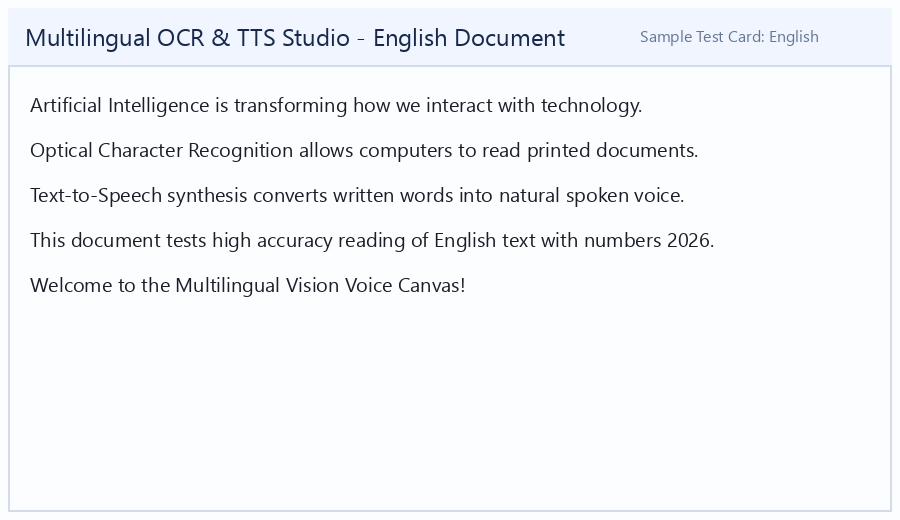
#> input picture sample_images/sample_english.png, 900 x 520 px
$ python -i preprocessing.py   (imports and definitions only)   (older library calls are emulated)
#> lines starting #> are read from the running program, lines starting #| are printed output that depends on the picture; after the words box and inside, x2 and y2 are one past the last pixel; in counts of white or black regions, pixels touching at a corner belong together
"""
Image Preprocessing Pipeline for Multilingual OCR.
Applies grayscale conversion, denoising, CLAHE contrast enhancement,
adaptive thresholding, and validation specifically tuned for Indic and Latin scripts.
"""

import cv2
import numpy as np
from PIL import Image

def load_as_cv2_image(image_source):
    """
    Safely convert various image sources (PIL.Image, bytes, numpy array, path)
    into a valid OpenCV BGR numpy array.
    """
    if isinstance(image_source, Image.Image):
        # Convert PIL to OpenCV BGR
        rgb = np.array(image_source.convert("RGB"))
        return cv2.cvtColor(rgb, cv2.COLOR_RGB2BGR)
    elif isinstance(image_source, bytes):
        nparr = np.frombuffer(image_source, np.uint8)
        img = cv2.imdecode(nparr, cv2.IMREAD_COLOR)
        return img
    elif isinstance(image_source, np.ndarray):
        if len(image_source.shape) == 2:
            return cv2.cvtColor(image_source, cv2.COLOR_GRAY2BGR)
        elif image_source.shape[2] == 4:
            return cv2.cvtColor(image_source, cv2.COLOR_RGBA2BGR)
        return image_source
    elif isinstance(image_source, str):
        return cv2.imread(image_source)
    else:
        raise ValueError(f"Unsupported image input type: {type(image_source)}")

def check_image_health(img_bgr):
    """
    Checks if an image is blank, solid color, corrupt, or has too little variance for OCR.
    Returns: (is_healthy: bool, message: str, metrics: dict)
    """
    if img_bgr is None or img_bgr.size == 0:
        return False, "Image could not be loaded or is empty.", {}

    h, w = img_bgr.shape[:2]
    if h < 20 or w < 20:
        return False, f"Image dimensions ({w}x{h}) are too small for OCR processing.", {}

    gray = cv2.cvtColor(img_bgr, cv2.COLOR_BGR2GRAY)
    std_dev = float(np.std(gray))
    laplacian_var = float(cv2.Laplacian(gray, cv2.CV_64F).var())

    metrics = {
        "width": w,
        "height": h,
        "std_dev": round(std_dev, 2),
        "sharpness_var": round(laplacian_var, 2)
    }

    # Extremely low std deviation indicates a blank/solid canvas
    if std_dev < 4.0:
        return False, "The image appears to be blank or a single solid color with no readable content.", metrics

    # Extremely low sharpness combined with low std deviation indicates washed out / unreadable image
    if std_dev < 8.0 and laplacian_var < 5.0:
        return False, "The image lacks sufficient contrast and sharpness to detect any characters.", metrics

    return True, "Image passed health checks.", metrics

def deskew_image(gray_img):
    """
    Detects slight skew in text documents and straightens the image.
    Uses contour bounding box analysis.
    """
    try:
        # Invert colors so text is white
        thresh = cv2.threshold(gray_img, 0, 255, cv2.THRESH_BINARY_INV + cv2.THRESH_OTSU)[1]
        coords = np.column_stack(np.where(thresh > 0))
        if len(coords) < 100:
            return gray_img, 0.0

        angle = cv2.minAreaRect(coords)[-1]
        if angle < -45:
            angle = -(90 + angle)
        else:
            angle = -angle

        # Only deskew if skew is noticeable but not 90-degree rotated
        if abs(angle) > 0.5 and abs(angle) < 25.0:
            (h, w) = gray_img.shape[:2]
            center = (w // 2, h // 2)
            M = cv2.getRotationMatrix2D(center, angle, 1.0)
            rotated = cv2.warpAffine(
                gray_img, M, (w, h),
                flags=cv2.INTER_CUBIC,
                borderMode=cv2.BORDER_REPLICATE
            )
            return rotated, round(angle, 2)
    except Exception:
        pass
    return gray_img, 0.0

def preprocess_for_ocr(
    image_source,
    mode="Adaptive Gaussian Thresholding (Recommended for Indic)",
    denoise_strength=5,
    auto_deskew=True
):
    """
    Full preprocessing pipeline:
    1. Validation / blank image check
    2. Conversion to grayscale
    3. Noise removal using Bilateral Filtering (preserves thin Indic strokes)
    4. CLAHE contrast enhancement
    5. Adaptive or Otsu thresholding
    6. Optional deskew
    """
    img_bgr = load_as_cv2_image(image_source)
    is_healthy, health_msg, metrics = check_image_health(img_bgr)
    if not is_healthy:
        raise ValueError(health_msg)

    # Grayscale
    gray = cv2.cvtColor(img_bgr, cv2.COLOR_BGR2GRAY)

    # Deskew if requested
    detected_skew = 0.0
    if auto_deskew:
        gray, detected_skew = deskew_image(gray)
    metrics["skew_angle"] = detected_skew

    # Denoising
    # Bilateral filter is preferred over Gaussian blur because it smoothens noise
    # while preserving glyph boundaries (crucial for Indic vowels, matras, and dots)
    d = max(3, int(denoise_strength * 2 - 1))
    denoised = cv2.bilateralFilter(gray, d=d, sigmaColor=50, sigmaSpace=50)

    # Contrast enhancement using CLAHE
    clahe = cv2.createCLAHE(clipLimit=2.0, tileGridSize=(8, 8))
    contrast_enhanced = clahe.apply(denoised)

    # Thresholding branch
    if "Adaptive Gaussian" in mode:
        # Adaptive Gaussian thresholding works remarkably well on non-uniform lighting
        processed = cv2.adaptiveThreshold(
            contrast_enhanced,
            255,
            cv2.ADAPTIVE_THRESH_GAUSSIAN_C,
            cv2.THRESH_BINARY,
            blockSize=21,
            C=11
        )
    elif "Otsu" in mode:
        _, processed = cv2.threshold(
            contrast_enhanced,
            0,
            255,
            cv2.THRESH_BINARY + cv2.THRESH_OTSU
        )
    elif "CLAHE Contrast Stretching" in mode:
        processed = contrast_enhanced
    else:
        # Pure Grayscale
        processed = denoised

    # Convert back to PIL Image for Streamlit display
    pil_preview = Image.fromarray(processed)

    return processed, pil_preview, metrics

>>> import cv2
>>> picture = cv2.imread('sample_images/sample_english.png')
#> picture is the input picture: shape (520, 900, 3); mean B, G, R 249.1, 245.8, 244.1
>>> result = preprocess_for_ocr(picture)
#> in check_image_health, `std_dev = float(np.std(gray))`: std_dev = 32.08
#> in check_image_health, `laplacian_var = float(cv2.Laplacian(gray, cv2.CV_64F).var())`: laplacian_var = 3494.8
#> in check_image_health, `metrics = { "width": w, "height": h, "std_dev": round(std_dev, 2), "sh..`: metrics = {'width': 900, 'height': 520, 'std_dev': 32.08, 'sharpness_var': 3494.8}
#> in preprocess_for_ocr, `is_healthy, health_msg, metrics = check_image_health(img_bgr)`: is_healthy = True; health_msg = 'Image passed health checks.'
#> in deskew_image, `thresh = cv2.threshold(gray_img, 0, 255, cv2.THRESH_BINARY_INV + cv2.T..`:
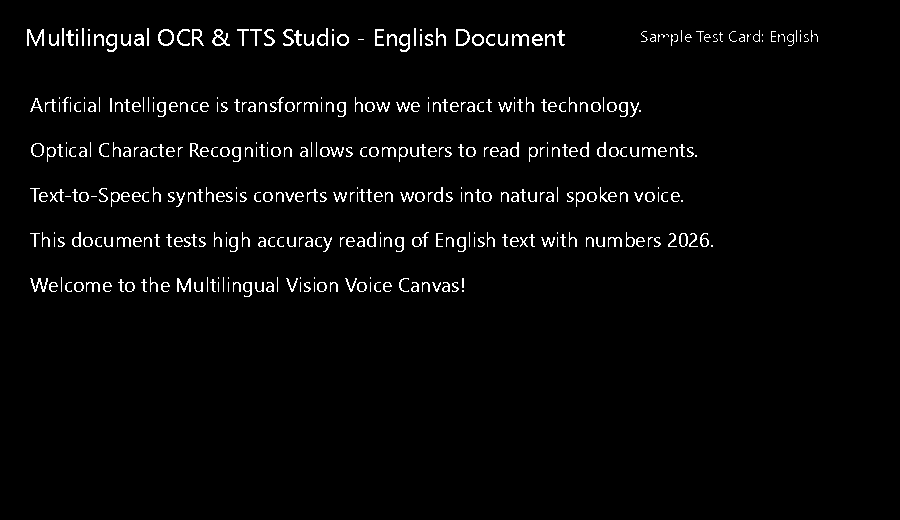
#> thresh: shape (520, 900); 2.9% white in thin lines or dots, all inside (x1, y1, x2, y2) = (27, 28, 818, 297)
#> in deskew_image, `coords = np.column_stack(np.where(thresh > 0))`: coords = 13423 pairs, first value 28 to 296, second value 27 to 817
#> in deskew_image, `angle = cv2.minAreaRect(coords)[-1]`: angle = -90
#> in deskew_image, `angle = -(90 + angle)`: angle = 0
#> in preprocess_for_ocr, `contrast_enhanced = clahe.apply(denoised)`:
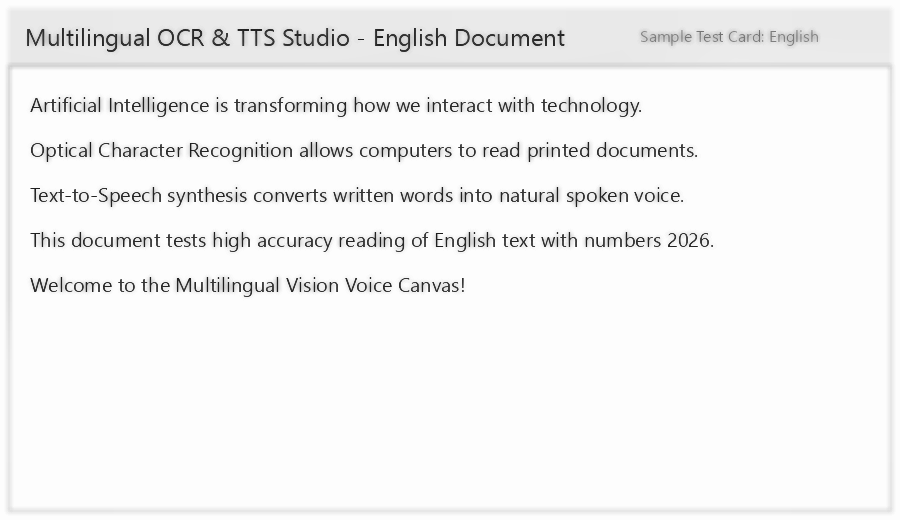
#> contrast_enhanced: shape (520, 900); min 26, max 253, mean 243.6
#> in preprocess_for_ocr, `processed = cv2.adaptiveThreshold( contrast_enhanced, 255, cv2.ADAPTIV..`:
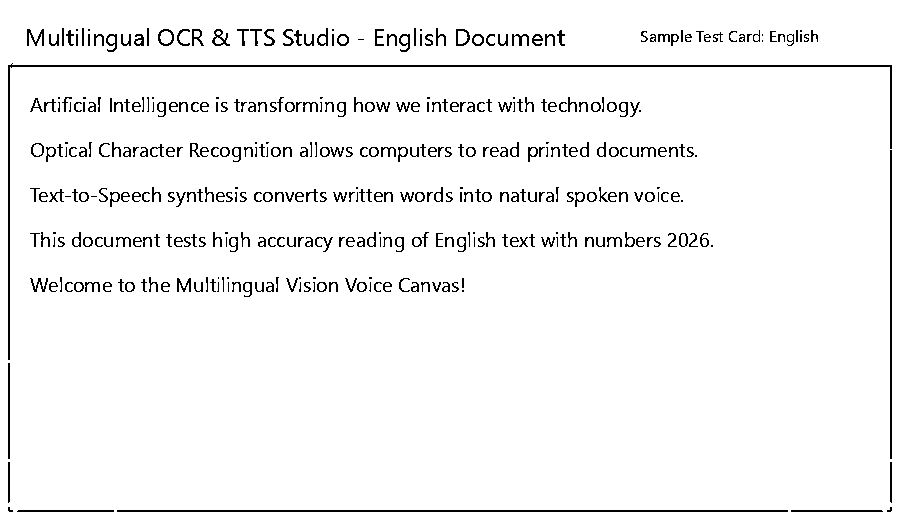
#> processed: shape (520, 900); 95.7% white; black in thin lines or dots

$ run again, on sample_images/sample_hindi.png
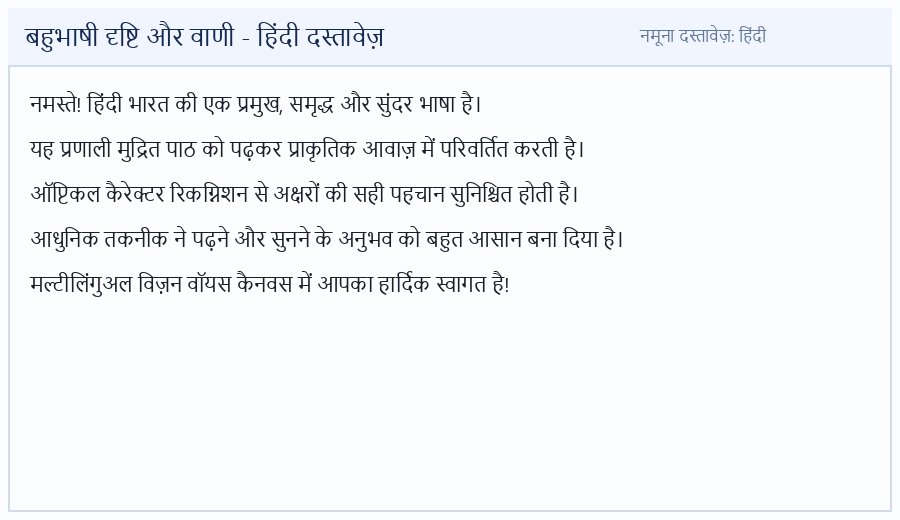
#> input picture sample_images/sample_hindi.png, 900 x 520 px
#> picture is the input picture: shape (520, 900, 3); mean B, G, R 248.5, 245.1, 243.4
#> std_dev = 34.43
#> laplacian_var = 4521.2
#> in check_image_health, `metrics = { "width": w, "height": h, "std_dev": round(std_dev, 2), "sh..`: metrics = {'width': 900, 'height': 520, 'std_dev': 34.43, 'sharpness_var': 4521.2}
#> in preprocess_for_ocr, `is_healthy, health_msg, metrics = check_image_health(img_bgr)`: is_healthy = True; health_msg = 'Image passed health checks.'
#> in deskew_image, `thresh = cv2.threshold(gray_img, 0, 255, cv2.THRESH_BINARY_INV + cv2.T..`:
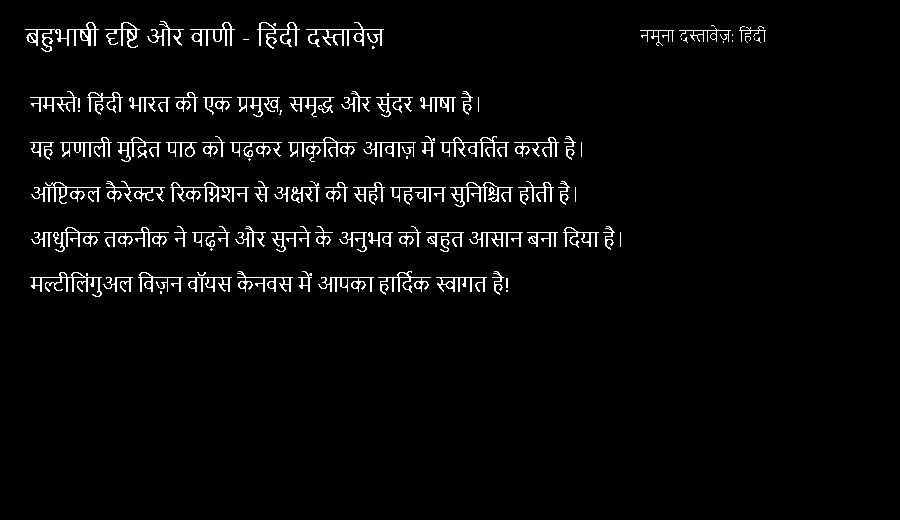
#> thresh: shape (520, 900); 3.3% white in thin lines or dots, all inside (x1, y1, x2, y2) = (25, 21, 766, 297)
#> coords = 15597 pairs, first value 21 to 296, second value 25 to 765
#> in deskew_image, `angle = cv2.minAreaRect(coords)[-1]`: angle = -89.71
#> in deskew_image, `angle = -(90 + angle)`: angle = -0.286
#> detected_skew = 0
#> in preprocess_for_ocr, `processed = cv2.adaptiveThreshold( contrast_enhanced, 255, cv2.ADAPTIV..`:
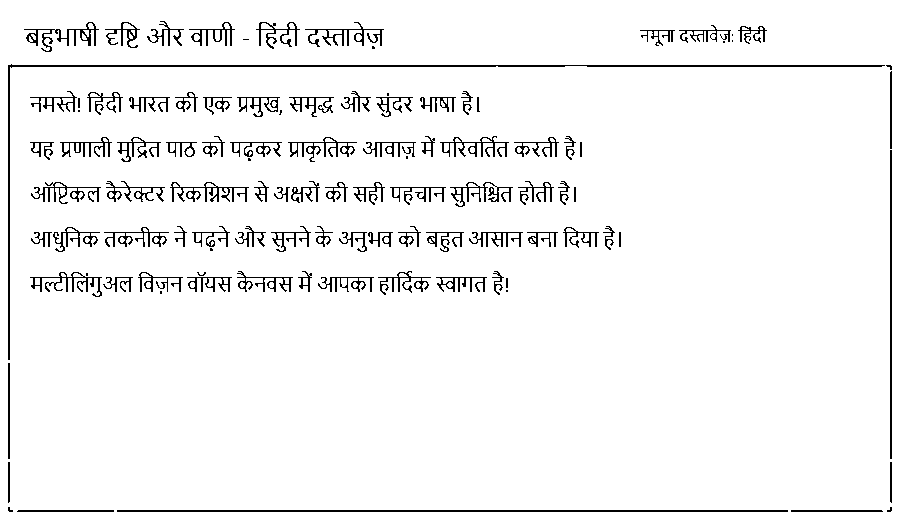
#> processed: shape (520, 900); 95.5% white; black in thin lines or dots

$ run again, on sample_images/sample_kannada.png
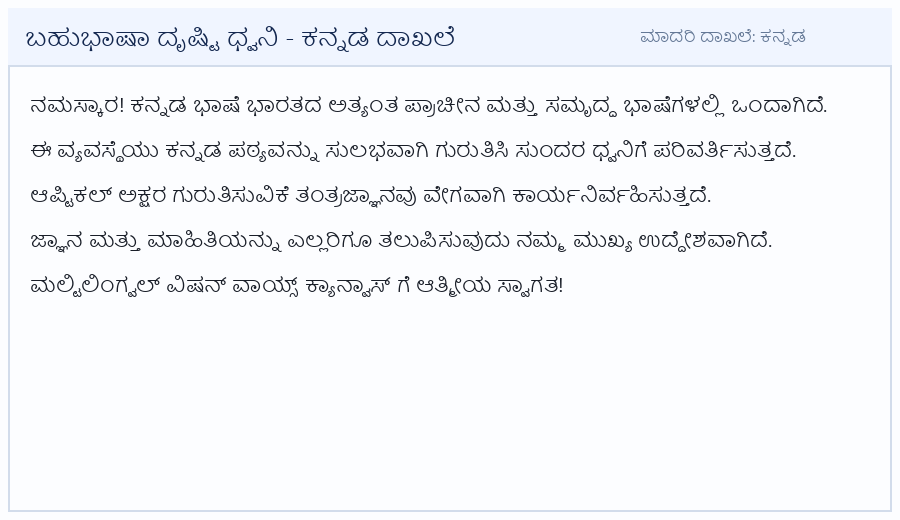
#> input picture sample_images/sample_kannada.png, 900 x 520 px
#> picture is the input picture: shape (520, 900, 3); mean B, G, R 248.5, 245.2, 243.5
#> std_dev = 32.87
#> laplacian_var = 5488.2
#> in check_image_health, `metrics = { "width": w, "height": h, "std_dev": round(std_dev, 2), "sh..`: metrics = {'width': 900, 'height': 520, 'std_dev': 32.87, 'sharpness_var': 5488.2}
#> in preprocess_for_ocr, `is_healthy, health_msg, metrics = check_image_health(img_bgr)`: is_healthy = True; health_msg = 'Image passed health checks.'
#> in deskew_image, `thresh = cv2.threshold(gray_img, 0, 255, cv2.THRESH_BINARY_INV + cv2.T..`:
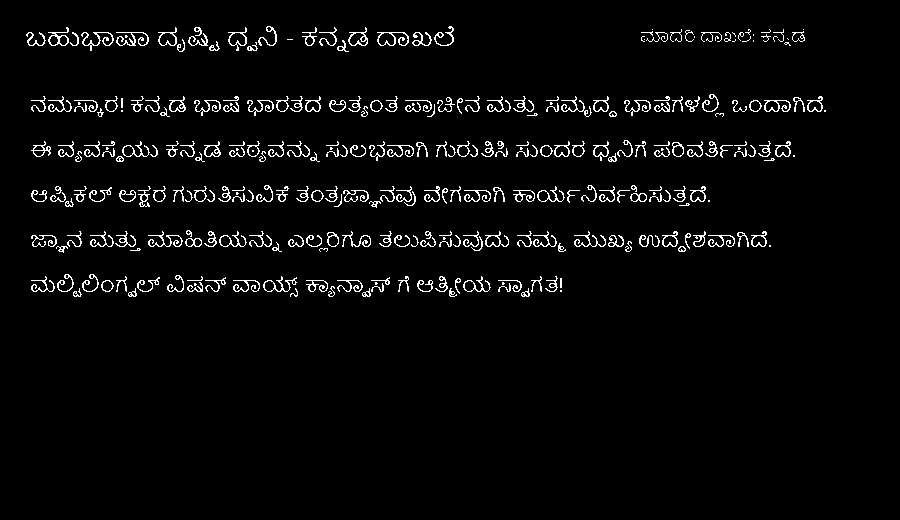
#> thresh: shape (520, 900); 3.4% white in thin lines or dots, all inside (x1, y1, x2, y2) = (26, 26, 826, 297)
#> coords = 15935 pairs, first value 26 to 296, second value 26 to 825
#> in deskew_image, `angle = cv2.minAreaRect(coords)[-1]`: angle = -90
#> in deskew_image, `angle = -(90 + angle)`: angle = 0
#> in preprocess_for_ocr, `processed = cv2.adaptiveThreshold( contrast_enhanced, 255, cv2.ADAPTIV..`:
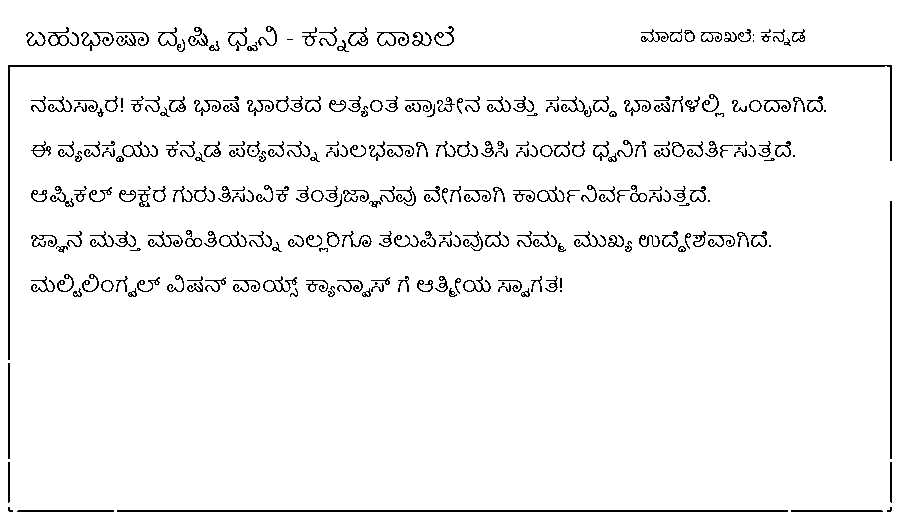
#> processed: shape (520, 900); 95.3% white; black in thin lines or dots

$ run again, on sample_images/sample_multilingual.png
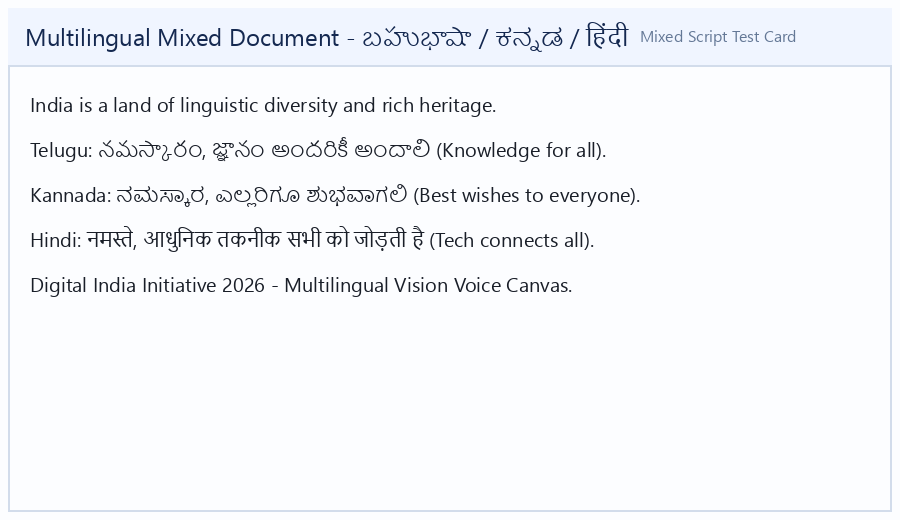
#> input picture sample_images/sample_multilingual.png, 900 x 520 px
#> picture is the input picture: shape (520, 900, 3); mean B, G, R 249.3, 246, 244.2
#> std_dev = 31.57
#> laplacian_var = 3754.9
#> in check_image_health, `metrics = { "width": w, "height": h, "std_dev": round(std_dev, 2), "sh..`: metrics = {'width': 900, 'height': 520, 'std_dev': 31.57, 'sharpness_var': 3754.9}
#> in preprocess_for_ocr, `is_healthy, health_msg, metrics = check_image_health(img_bgr)`: is_healthy = True; health_msg = 'Image passed health checks.'
#> in deskew_image, `thresh = cv2.threshold(gray_img, 0, 255, cv2.THRESH_BINARY_INV + cv2.T..`:
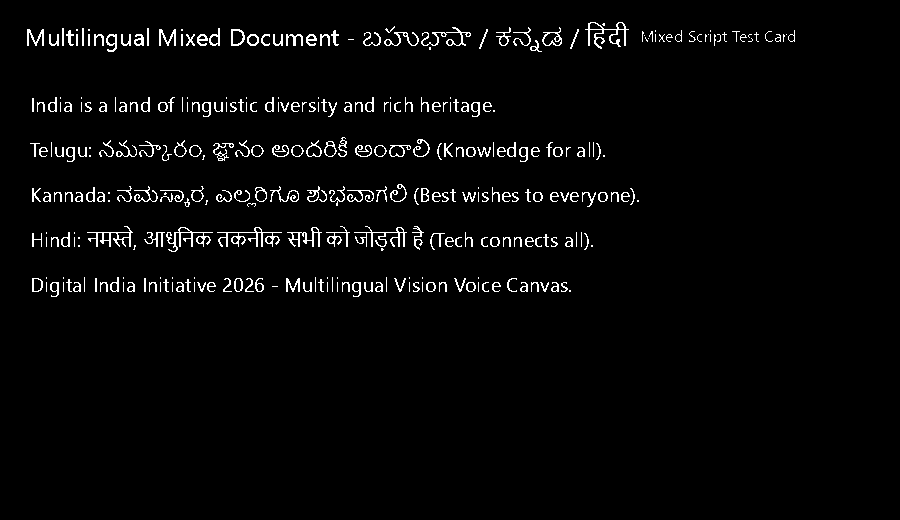
#> thresh: shape (520, 900); 2.9% white in thin lines or dots, all inside (x1, y1, x2, y2) = (27, 22, 795, 297)
#> coords = 13392 pairs, first value 22 to 296, second value 27 to 794
#> in deskew_image, `angle = cv2.minAreaRect(coords)[-1]`: angle = -89.35
#> in deskew_image, `angle = -(90 + angle)`: angle = -0.651
#> M = [[1, -0.0114, 2.98], [0.0114, 1, -5.1]]
#> detected_skew = -0.65
#> in preprocess_for_ocr, `processed = cv2.adaptiveThreshold( contrast_enhanced, 255, cv2.ADAPTIV..`:
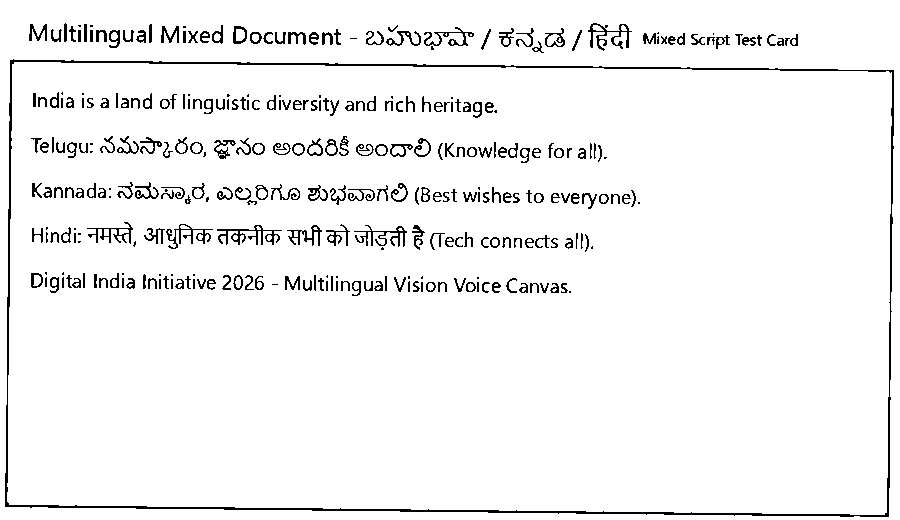
#> processed: shape (520, 900); 95.3% white; black in thin lines or dots
